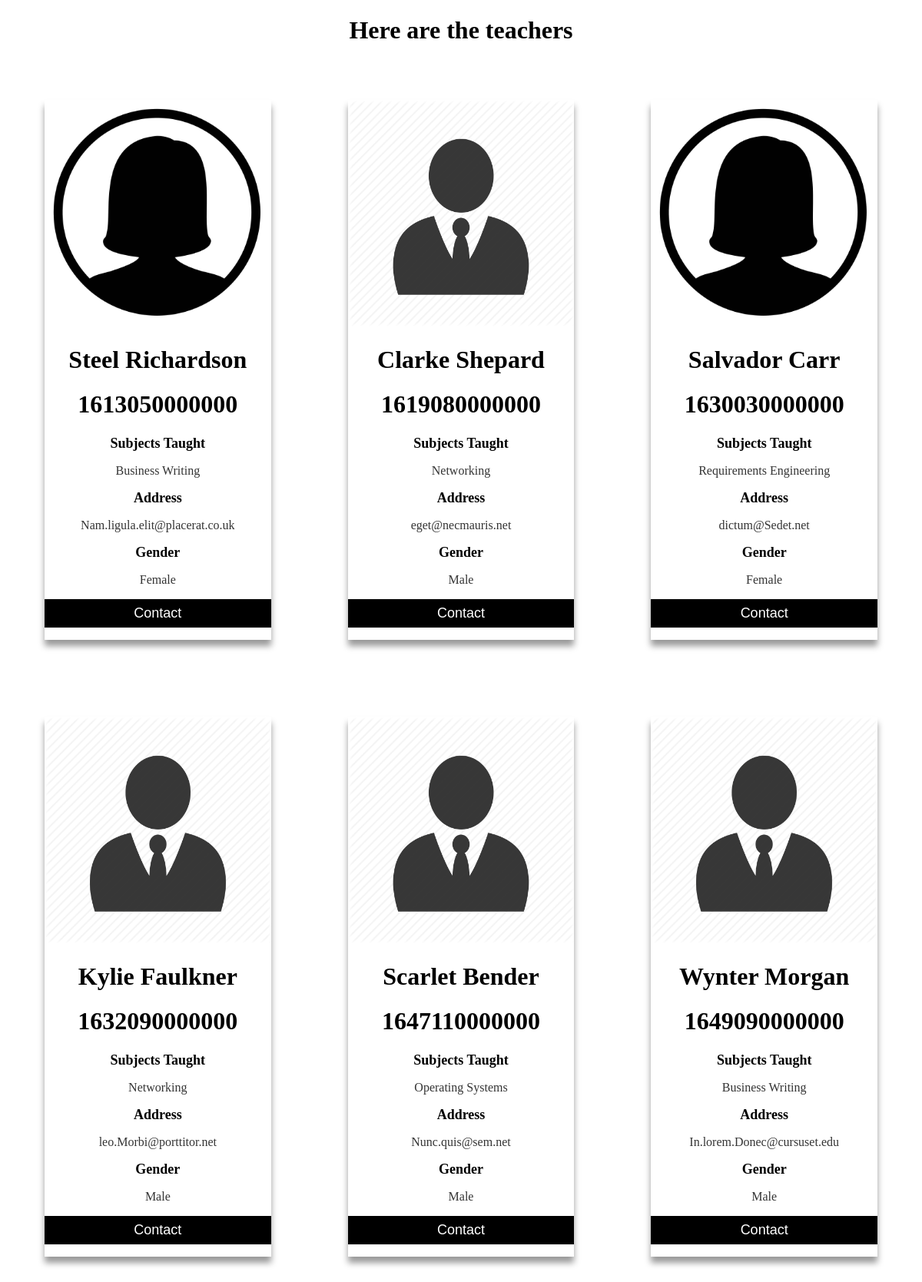
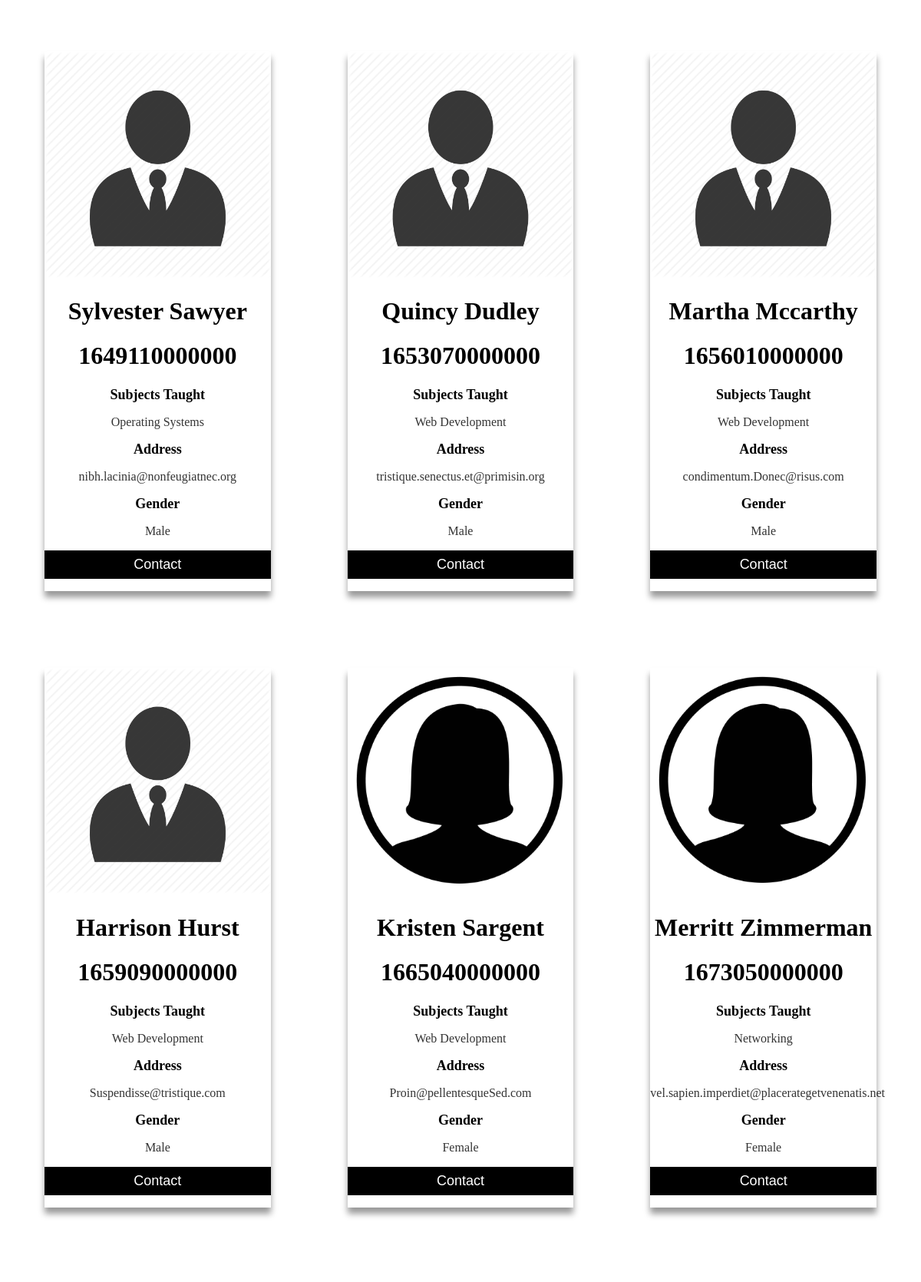
Page /teachers (signed in, upper part) on the committed database (2 pictures, top to bottom).
### myapp/models.py (models this page shows, shortened)
class Teacher(models.Model):
    id = models.IntegerField(primary_key=True,default=1)
    first_name = models.CharField(max_length=200,null=True)
    last_name = models.CharField(max_length=200,null=True)
    email = models.CharField(max_length=200,null=True)
    gender = models.CharField(max_length=10,default="male")
    subject = models.CharField(max_length=50,null=True)

### myapp/views.py (the view)
# urls.py: path('teachers',views.teachers_view,name="teachers"),
def teachers_view(request):
    if request.user.is_authenticated:
        teachers = Teacher.objects.all()
        context = {
        "teachers": teachers
        }
        return render(request,"teachers_html.html",context)
    else:
        return HttpResponseRedirect(reverse("signup"))

### myapp/templates/teachers_html.html (shortened to what this page needs)
{% load static %}
<!DOCTYPE html>
<html lang="en" dir="ltr">
    <head>
        <link rel="stylesheet" type="text/css" href="{% static 'myapp/teachers.css' %}">
    </head>
    <body>
{% block content %}
<h1> Here are the teachers </h1>
<div class="card-wrapper">
{% for teacher in teachers %}
<div class="card">
 {% if 'Male' == teacher.gender %}
  <img src="{% static 'myapp/images/man_profile.png' %}" alt="John" style="width:100%">
{% else %}
<img src="{% static 'myapp/images/woman_profile.png' %}" alt="John" style="width:100%">
{% endif %}
  <h1>{{teacher.first_name}} {{teacher.last_name}}</h1>
  <h1> {{teacher.id}} </h1>
  <h2 class="title">Subjects Taught</h2>
  <p>{{teacher.subject}}</p>
  <h2 class="title"> Address </h2>
  <p> {{teacher.email}} </p>
  <h2 class="title"> Gender </h2>
  <p> {{teacher.gender}} </p>
  <p><button>Contact</button></p>
</div>
{% endfor %}
</div>
{% endblock %}
</body>
</html>

### myapp/static/myapp/teachers.css (style rules this page uses)
.card-wrapper { display:grid; grid-template-columns: repeat(auto-fit,minmax(300px,1fr)); }
.card { box-shadow: 0 8px 8px 0 rgba(0, 0, 0, 0.4); //max-width: 300px; margin: 50px; text-align: center; }
.title { color: rgba(0,0,0,1); font-size: 18px; }
button { border: none; outline: 0; display: inline-block; padding: 8px; color: white; background-color: #000; text-align: center; cursor: pointer; width: 100%; font-size: 18px; }
p { color: rgba(0,0,0,0.8); }
h1 { text-align:center; }

### rows in the picture
Teacher: first_name "Steel", last_name "Richardson", id "1613050000000", subject "Business Writing", email "Nam.ligula.elit@placerat.co.uk", gender "Female"
Teacher: first_name "Clarke", last_name "Shepard", id "1619080000000", subject "Networking", email "eget@necmauris.net", gender "Male"
Teacher: first_name "Salvador", last_name "Carr", id "1630030000000", subject "Requirements Engineering", email "dictum@Sedet.net", gender "Female"
Teacher: first_name "Kylie", last_name "Faulkner", id "1632090000000", subject "Networking", email "leo.Morbi@porttitor.net", gender "Male"
Teacher: first_name "Scarlet", last_name "Bender", id "1647110000000", subject "Operating Systems", email "Nunc.quis@sem.net", gender "Male"
Teacher: first_name "Wynter", last_name "Morgan", id "1649090000000", subject "Business Writing", email "In.lorem.Donec@cursuset.edu", gender "Male"
Teacher: first_name "Sylvester", last_name "Sawyer", id "1649110000000", subject "Operating Systems", email "nibh.lacinia@nonfeugiatnec.org", gender "Male"
Teacher: first_name "Quincy", last_name "Dudley", id "1653070000000", subject "Web Development", email "tristique.senectus.et@primisin.org", gender "Male"
Teacher: first_name "Martha", last_name "Mccarthy", id "1656010000000", subject "Web Development", email "condimentum.Donec@risus.com", gender "Male"
Teacher: first_name "Harrison", last_name "Hurst", id "1659090000000", subject "Web Development", email "Suspendisse@tristique.com", gender "Male"
Teacher: first_name "Kristen", last_name "Sargent", id "1665040000000", subject "Web Development", email "Proin@pellentesqueSed.com", gender "Female"
Teacher: first_name "Merritt", last_name "Zimmerman", id "1673050000000", subject "Networking", email "vel.sapien.imperdiet@placerategetvenenatis.net", gender "Female"
